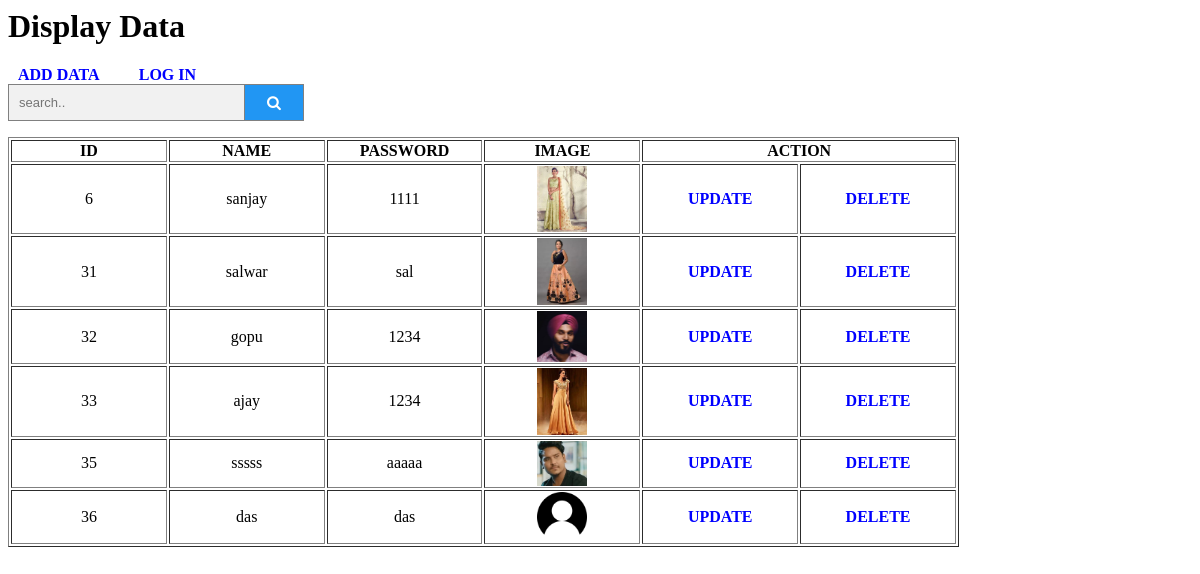
Screenshot of /display.php with the database file from the repository.
### tables this page shows
CREATE TABLE `stud` (
  `id` int(5) NOT NULL,
  `name` varchar(10) NOT NULL,
  `pic` varchar(50) NOT NULL,
  `password` varchar(10) NOT NULL
);

### display.php (the view, shortened to what this page needs)
<head>
	<link rel="stylesheet" href="style.css" />
	<link rel="stylesheet" href="https://cdnjs.cloudflare.com/ajax/libs/font-awesome/4.7.0/css/font-awesome.min.css">
</head>
<h1>Display Data</h1>
<a href="add.php"> ADD DATA </a>
<a href="login.php"> LOG IN </a>
<form method="post">
	<input type="text" placeholder="search.." />
	<button type="submit"><i class="fa fa-search"></i></button>
</form>
<table border=1>
	<tr>
		<th> ID </th>
		<th> NAME </th>
		<th> PASSWORD </th>
		<th> IMAGE </th>
		<th colspan=2> ACTION </th>
	</tr>
<?php
	$conn = mysqli_connect("localhost","root","","demo");
	$qry = "select * from stud";
	$result = mysqli_query($conn, $qry);
	if(mysqli_num_rows($result)>0)
	{
		while($row = mysqli_fetch_assoc($result))
		{
			echo "<tr><td>".$row['id']."</td>";
			echo "<td>".$row['name']."</td>";
			echo "<td>".$row['password']."</td>";
			if($row['pic']=="")
				$row['pic']="noimg.png";
			echo "<td><img src='images/".$row['pic']."' width='50px'></td>";
			echo "<td> <a href='before_update.php?id=".$row['id']."'>UPDATE </a></td>";
			echo "<td> <a href='delete.php?id=".$row['id']."'>DELETE  </a></td></tr>";
		}
	}
	else
		echo "No records found";
?>
</table>

### style.css (style rules this page uses)
a { color:blue; padding:5px; margin:5px; text-decoration:none; font-family:calibri; font-weight:bold; }

### display.php (style rules this page uses)
* { box-sizing: border-box; }
form input[type=text] { padding: 10px; font-size: 13px; border: 1px solid grey; float: left; width: 20%; background: #f1f1f1; }
form button { float: left; width: 5%; padding: 10px; background: #2196F3; color: white; font-size: 15px; border: 1px solid grey; border-left: none; cursor: pointer; }
form::after { content: ""; clear: both; display: table; }
td { width:10%; text-align:center; }

### rows the page displays
stud: id "6", name "sanjay", password "1111", pic (picture)
stud: id "31", name "salwar", password "sal", pic (picture)
stud: id "32", name "gopu", password "1234", pic (picture)
stud: id "33", name "ajay", password "1234", pic (picture)
stud: id "35", name "sssss", password "aaaaa", pic (picture)
stud: id "36", name "das", password "das", shows a picture
